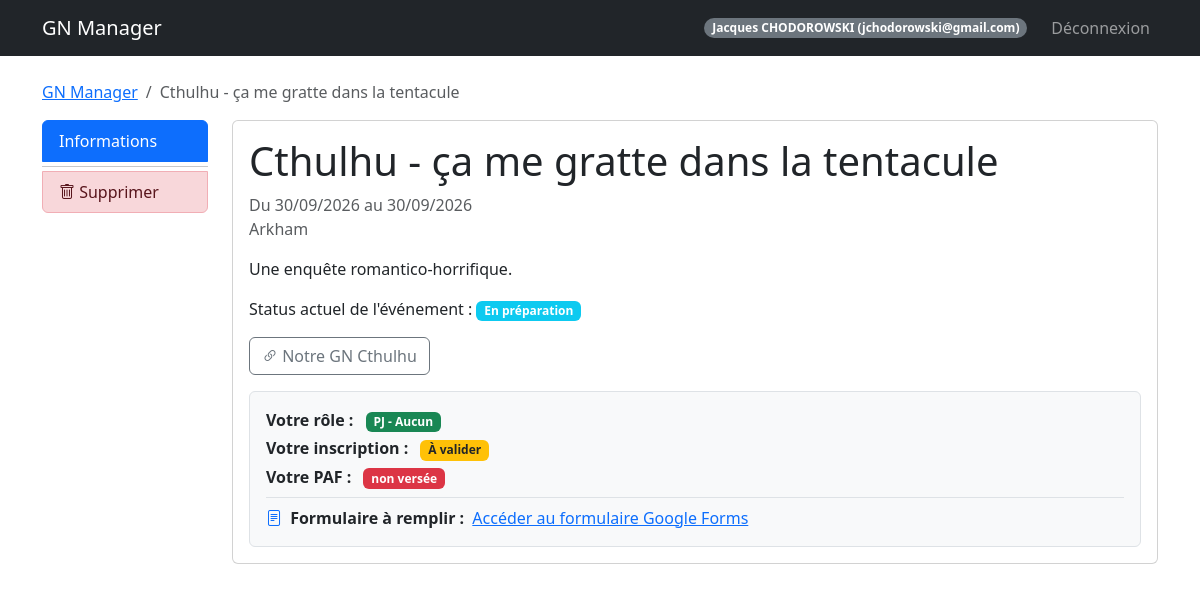
/event/2 (signed in), run on the app's committed database.
### models.py (models this page shows, shortened)
class User(UserMixin, db.Model):
    id = db.Column(db.Integer, primary_key=True)
    email = db.Column(db.String(120), unique=True, nullable=False)
    password_hash = db.Column(db.String(128))
    nom = db.Column(db.String(80))
    prenom = db.Column(db.String(80))
    age = db.Column(db.Integer)
    genre = db.Column(db.String(20))
    avatar_url = db.Column(db.String(200))
    role = db.Column(db.String(20), default='user')  # createur, sysadmin, user
    is_banned = db.Column(db.Boolean, default=False)
    is_deleted = db.Column(db.Boolean, default=False)  # Suppression logique
    @property
    def is_admin(self):
        return self.role in ['createur', 'sysadmin']

class Participant(db.Model):
    id = db.Column(db.Integer, primary_key=True)
    event_id = db.Column(db.Integer, db.ForeignKey('event.id'), nullable=False)
    user_id = db.Column(db.Integer, db.ForeignKey('user.id'), nullable=False)
    type = db.Column(db.String(50))  # Organisateur, PJ, PNJ
    group = db.Column(db.String(50))
    role_id = db.Column(db.Integer, db.ForeignKey('role.id', use_alter=True, name='fk_participant_role'), nullable=True)
    role_communicated = db.Column(db.Boolean, default=False)
    role_received = db.Column(db.Boolean, default=False)
    registration_status = db.Column(db.String(50), default='À valider')
    paf_status = db.Column(db.String(20), default='non versée')  # non versée, partielle, versée, erreur
    payment_method = db.Column(db.String(50))
    payment_amount = db.Column(db.Float, default=0.0)
    payment_comment = db.Column(db.Text)
    comment = db.Column(db.Text)
    custom_image = db.Column(db.String(200))
    __table_args__ = (
        db.Index('idx_participant_event', 'event_id'),
        db.Index('idx_participant_user', 'user_id'),
        db.Index('idx_participant_status', 'registration_status'),
    )
    user = db.relationship('User', backref='participations')
    event = db.relationship('Event', backref='participants')
    role = db.relationship('Role', foreign_keys=[role_id], backref='participants_with_role')

class Event(db.Model):
    id = db.Column(db.Integer, primary_key=True)
    name = db.Column(db.String(100), nullable=False)
    description = db.Column(db.Text)
    date_start = db.Column(db.DateTime, nullable=False)
    date_end = db.Column(db.DateTime, nullable=False)
    location = db.Column(db.String(200))
    background_image = db.Column(db.String(200))
    visibility = db.Column(db.String(20), default='public')  # public, private
    organizer_structure = db.Column(db.String(100))
    org_link_url = db.Column(db.String(255))
    org_link_title = db.Column(db.String(100))
    google_form_url = db.Column(db.String(255))
    google_form_active = db.Column(db.Boolean, default=False)
    discord_webhook_url = db.Column(db.String(255), nullable=True)
    external_link = db.Column(db.String(255))
    statut = db.Column(db.String(50), default='En préparation')
    groups_config = db.Column(db.Text, default='{"PJ": ["Peu importe"], "PNJ": ["Peu importe"], "Organisateur": ["Peu importe"]}')
    max_pjs = db.Column(db.Integer, default=50)
    max_pnjs = db.Column(db.Integer, default=10)
    max_organizers = db.Column(db.Integer, default=5)

### routes/event_routes.py (the view)
@event_bp.route('/event/<int:event_id>')
@login_required
def detail(event_id):
    from sqlalchemy.orm import joinedload
    event = Event.query\
        .options(joinedload(Event.participants).joinedload(Participant.user))\
        .get_or_404(event_id)
    participant = Participant.query.filter_by(event_id=event.id, user_id=current_user.id).first()
    is_organizer = participant and participant.type.lower() == ParticipantType.ORGANISATEUR.value.lower()
    groups_config = json.loads(event.groups_config or '{}')
    count_pjs = Participant.query.filter_by(event_id=event.id, type=ParticipantType.PJ.value).filter(Participant.registration_status != RegistrationStatus.REJECTED.value).count()
    count_pnjs = Participant.query.filter_by(event_id=event.id, type=ParticipantType.PNJ.value).filter(Participant.registration_status != RegistrationStatus.REJECTED.value).count()
    count_orgs = Participant.query.filter_by(event_id=event.id, type=ParticipantType.ORGANISATEUR.value).filter(Participant.registration_status != RegistrationStatus.REJECTED.value).count()
    breadcrumbs = [
        ('GN Manager', url_for('admin.dashboard')),
        (event.name, '#')  # Page actuelle
    ]
    return render_template('event_detail.html', event=event, participant=participant, is_organizer=is_organizer, groups_config=groups_config, breadcrumbs=breadcrumbs,
                          count_pjs=count_pjs, count_pnjs=count_pnjs, count_orgs=count_orgs)

### templates/event_detail.html (shortened to what this page needs)
{% extends "base.html" %}
{% block content %}
<div class="row">
    {% include 'partials/event_sidebar.html' %}
    <div class="col-md-10">
        <div class="tab-content" id="nav-tabContent">
            <div class="tab-pane fade show active" id="list-info" role="tabpanel">
                {% include 'partials/event_info.html' %}
            </div>
        </div>
    </div>
</div>
{% endblock %}

### templates/base.html (shortened to what this page needs)
<!DOCTYPE html>
<html lang="fr">
<head>
    <link href="https://cdn.jsdelivr.net/npm/bootstrap@5.3.0/dist/css/bootstrap.min.css" rel="stylesheet">
    <link rel="stylesheet" href="https://cdn.jsdelivr.net/npm/bootstrap-icons@1.11.3/font/bootstrap-icons.min.css">
</head>
<body>
    <nav class="navbar navbar-expand-lg navbar-dark bg-dark">
        <div class="container">
            <a class="navbar-brand" href="{{ url_for('auth.index') }}">GN Manager</a>
            {% if current_user.is_authenticated %}
            <div class="navbar-nav ms-auto align-items-center">
                <span class="badge bg-secondary rounded-pill me-3">{{ current_user.prenom }} {{ current_user.nom|upper
                    }} ({{ current_user.email }})</span>
                <a class="nav-link" href="{{ url_for('auth.logout') }}">Déconnexion</a>
            </div>
            {% endif %}
        </div>
    </nav>
    <div class="container mt-4">
        {% if breadcrumbs %}
        <nav aria-label="breadcrumb">
            <ol class="breadcrumb">
                {% for label, url in breadcrumbs %}
                {% if loop.last %}
                <li class="breadcrumb-item active" aria-current="page">{{ label }}</li>
                {% else %}
                <li class="breadcrumb-item"><a href="{{ url }}">{{ label }}</a></li>
                {% endif %}
                {% endfor %}
            </ol>
        </nav>
        {% endif %}
        {% block content %}{% endblock %}
    </div>
</body>
</html>

### templates/partials/event_info.html (shortened to what this page needs)
<div class="card mb-4">
    <div class="card-body">
        <h1 class="card-title">{{ event.name }}</h1>
        <p class="text-muted">
            Du {{ event.date_start.strftime('%d/%m/%Y') }} au {{ event.date_end.strftime('%d/%m/%Y') }}<br>
            {{ event.location }}
        </p>
        <p class="mt-3">{{ event.description }}</p>
        <p>Status actuel de l'événement : <span class="badge bg-info">{{ event.statut }}</span></p>
        <div class="d-flex flex-wrap gap-2 mb-3">
            {% if event.org_link_url %}
            <a href="{{ event.org_link_url }}" target="_blank" class="btn btn-outline-secondary">
                <i class="bi bi-link-45deg"></i> {{ event.org_link_title or 'Lien externe' }}
            </a>
            {% endif %}
        </div>
        {% if participant %}
        {% if participant.type %}
        {% set badge_class = "bg-secondary" %}
        {% if participant.type.lower() == 'organisateur' %}
        {% set badge_class = "bg-danger" %}
        {% elif participant.type == 'PJ' %}
        {% set badge_class = "bg-success" %}
        {% elif participant.type == 'PNJ' %}
        {% set badge_class = "bg-primary" %}
        {% endif %}
        {% set reg_class = "bg-secondary" %}
        {% if participant.registration_status == 'Validé' %}{% set reg_class = "bg-success" %}
        {% elif participant.registration_status == 'Rejeté' %}{% set reg_class = "bg-danger" %}
        {% elif participant.registration_status in ['En attente', 'À valider'] %}{% set reg_class = "bg-warning
        text-dark" %}
        {% endif %}
        {% set paf_class = "bg-secondary" %}
        {% if participant.paf_status == 'versée' %}{% set paf_class = "bg-success" %}
        {% elif participant.paf_status == 'partielle' %}{% set paf_class = "bg-warning text-dark" %}
        {% elif participant.paf_status == 'non versée' %}{% set paf_class = "bg-danger" %}
        {% endif %}
        <div class="border rounded p-3 bg-light mt-3">
            <p class="mb-1">
                <strong>Votre rôle :</strong>
                <span class="badge {{ badge_class }} ms-2">
                    {{ participant.type }}
                    {% if participant.group and participant.group != 'Peu importe' %}
                    - {{ participant.group }}
                    {% endif %}
                </span>
            </p>
            <p class="mb-1">
                <strong>Votre inscription :</strong>
                <span class="badge {{ reg_class }} ms-2">{{ participant.registration_status }}</span>
            </p>
            <p class="mb-0">
                <strong>Votre PAF :</strong>
                <span class="badge {{ paf_class }} ms-2">{{ participant.paf_status }}</span>
            </p>
            {% if event.google_form_active and event.google_form_url %}
            <div class="mt-2 pt-2 border-top">
                <i class="bi bi-file-text text-primary"></i>
                <strong class="ms-1">Formulaire à remplir :</strong>
                <a href="{{ event.google_form_url }}" target="_blank" class="ms-1">Accéder au formulaire Google
                    Forms</a>
            </div>
            {% endif %}
        </div>
        {% endif %}
        {% endif %}
    </div>
</div>

### data on the page
User: prenom "Jacques", nom "CHODOROWSKI", email "jchodorowski@gmail.com"
Participant: name "Cthulhu - ça me gratte dans la tentacule"
Event: name "Cthulhu - ça me gratte dans la tentacule", date_start "30/09/2026", date_end "30/09/2026", location "Arkham", description "Une enquête romantico-horrifique.", statut "En préparation", org_link_title "Notre GN Cthulhu"
Participant: type "PJ", group "Aucun", registration_status "À valider", paf_status "non versée"

### other printed values
{{ label }} "GN Manager"
